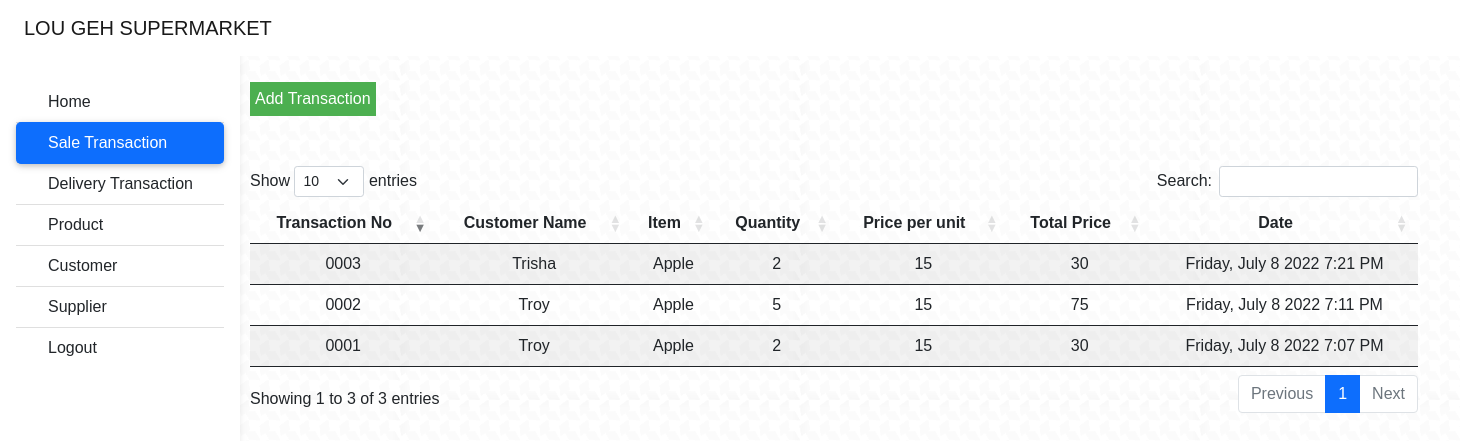
The page /sale/index.php (signed in) on the database its author committed.
### tables this page shows
CREATE TABLE `sale_transaction` (
  `transaction_no` int(4) UNSIGNED ZEROFILL NOT NULL,
  `customer_name` varchar(255) NOT NULL,
  `item_name` varchar(255) NOT NULL,
  `quantity` int(100) NOT NULL,
  `price` double NOT NULL,
  `total` double NOT NULL,
  `created_at` datetime NOT NULL DEFAULT current_timestamp()
);

### sale/index.php (the view, shortened to what this page needs)
<?php
$page = 'Sale Transaction';
include "../navbar.php";
include "../db_conn.php";
 ?>
 <!DOCTYPE html>
 <html lang="en">
 <head>
     <link rel="stylesheet" href="https://cdnjs.cloudflare.com/ajax/libs/twitter-bootstrap/5.1.3/css/bootstrap.min.css">
     <link rel="stylesheet" href="https://cdn.datatables.net/1.12.1/css/dataTables.bootstrap5.min.css">
     <link rel="stylesheet" href="../assets/css/style.css" />
 </head>
 <body>
    <div style=" position: relative;
  left: 250px;
  margin: auto;
  border: 3px;
  ">
<div class="dropdown">
  <button class="dropbtn">Add Transaction</button>
</div>
    </div>
    <div class="table_item" style=" position: relative;
  left: 250px;
  width: 80%;
  height: 90%;
  border: 3px;
  top:50px;
  "
  >
 <table id="table" class="table table-striped" style="width:100%; border: 3px;">
        <thead>
            <tr>
                <th>Transaction No</th>
                <th>Customer Name</th>
                <th>Item</th>
                <th>Quantity</th>
                <th>Price per unit</th>
                <th>Total Price</th>
                <th>Date</th>
            </tr>
        </thead>
        <tbody>
        <?php
                    $squery =  mysqli_query($conn, "SELECT * from sale_transaction");
                    while ($row = mysqli_fetch_array($squery)) {
                    ?>
            <tr>
            <td><?php echo $row['transaction_no'] ?></td>
            <td><?php echo $row['customer_name'] ?></td>
            <td><?php echo $row['item_name'] ?></td>
            <td><?php echo $row['quantity'] ?></td>
            <td><?php echo $row['price'] ?></td>
            <td><?php echo $row['total'] ?></td>
            <td><?php echo date("l, F j Y g:i A", strtotime($row["created_at"])); ?></td>
            </tr> <?php }?>
            </tbody>
    </table>
 </body>
 </html>

### navbar.php (shortened to what this page needs)
<!DOCTYPE html>
<html lang="en">
<head>
<link href="https://cdn.jsdelivr.net/npm/bootstrap@5.2.0-beta1/dist/css/bootstrap.min.css" rel="stylesheet">
    <link rel="stylesheet" href="assets/css/style.css"/>
</head>
<body>
<header>
<div  style=" position: relative;">
            <nav id="sidebarMenu" class="collapse d-lg-block sidebar collapse bg-white">
              <div class="position-sticky">
                <div class="list-group list-group-flush mx-3 mt-4">
                  <a href="../Home/" class="list-group-item list-group-item-action py-2 ripple
                  <?php if ($page == 'Home') {echo 'active';} ?>">
                    <i class="fas fa-tachometer-alt fa-fw me-3"></i><span>Home</span>
                    </a>
                    <a href="../sale/" class="list-group-item list-group-item-action py-2 ripple
                    <?php if ($page == 'Sale Transaction') {echo 'active';} ?>"><span>Sale Transaction</span>
                    </a>
                    <a href="../delivery/" class="list-group-item list-group-item-action py-2 ripple
                    <?php if ($page == 'Delivery Transaction') {echo 'active';} ?>"><span>Delivery Transaction</span>
                    </a>
                    <a href="../product/" class="list-group-item list-group-item-action py-2 ripple
                    <?php if ($page == 'Item') {echo 'active';} ?>"><span>Product</span>
                    </a>
                    <a href="../customer/" class="list-group-item list-group-item-action py-2 ripple
                    <?php if ($page == 'Customer') {echo 'active';} ?>"><span>Customer</span>
                    </a>
                    <a href="../supplier/" class="list-group-item list-group-item-action py-2 ripple
                    <?php if ($page == 'Supplier') {echo 'active';} ?>"><span>Supplier</span>
                    </a>
                    <a href="../log-out.php" class="list-group-item list-group-item-action py-2 ripple"><span>Logout</span>
                    </a>
                </div>
              </div>
            </nav>
            <nav id="main-navbar" class="navbar navbar-expand-lg navbar-light bg-white fixed-top">
              <div class="container-fluid">
                <a class="navbar-brand" href="#">
                LOU GEH SUPERMARKET
                </a>
              </div>
            </nav>
          </header>
          <main style="margin-top: 58px;">
            <div class="container pt-4"></div>
          </main>
          </body>
</html>

### assets/css/style.css (style rules this page uses)
body { font-family: "Poppins", sans-serif; height: 100%; background: url("../assets/images/houndstooth.png"); background-repeat: repeat; }

### navbar.php (style rules this page uses)
body { background-color: white; }
@media (min-width: 991.98px) { main { padding-left: 240px; } }
.sidebar { position: fixed; top: 0; bottom: 0; left: 0; padding: 58px 0 0; box-shadow: 0 2px 5px 0 rgb(0 0 0 / 5%), 0 2px 10px 0 rgb(0 0 0 / 5%); width: 240px; z-index: 600; }
.sidebar .active { border-radius: 5px; box-shadow: 0 2px 5px 0 rgb(0 0 0 / 16%), 0 2px 10px 0 rgb(0 0 0 / 12%); }
.dropdown { position: relative; display: inline-block; }

### sale/index.php (style rules this page uses)
.dropbtn { background-color: #4CAF50; color: white; padding: 5px; font-size: 16px; border: none; cursor: pointer; }
.dropdown { position: relative; display: inline-block; }

### rows shown on the page
sale_transaction: transaction_no "0001", customer_name "Troy", item_name "Apple", quantity "2", price "15", total "30", created_at "Friday, July 8 2022 7:07 PM"
sale_transaction: transaction_no "0002", customer_name "Troy", item_name "Apple", quantity "5", price "15", total "75", created_at "Friday, July 8 2022 7:11 PM"
sale_transaction: transaction_no "0003", customer_name "Trisha", item_name "Apple", quantity "2", price "15", total "30", created_at "Friday, July 8 2022 7:21 PM"
